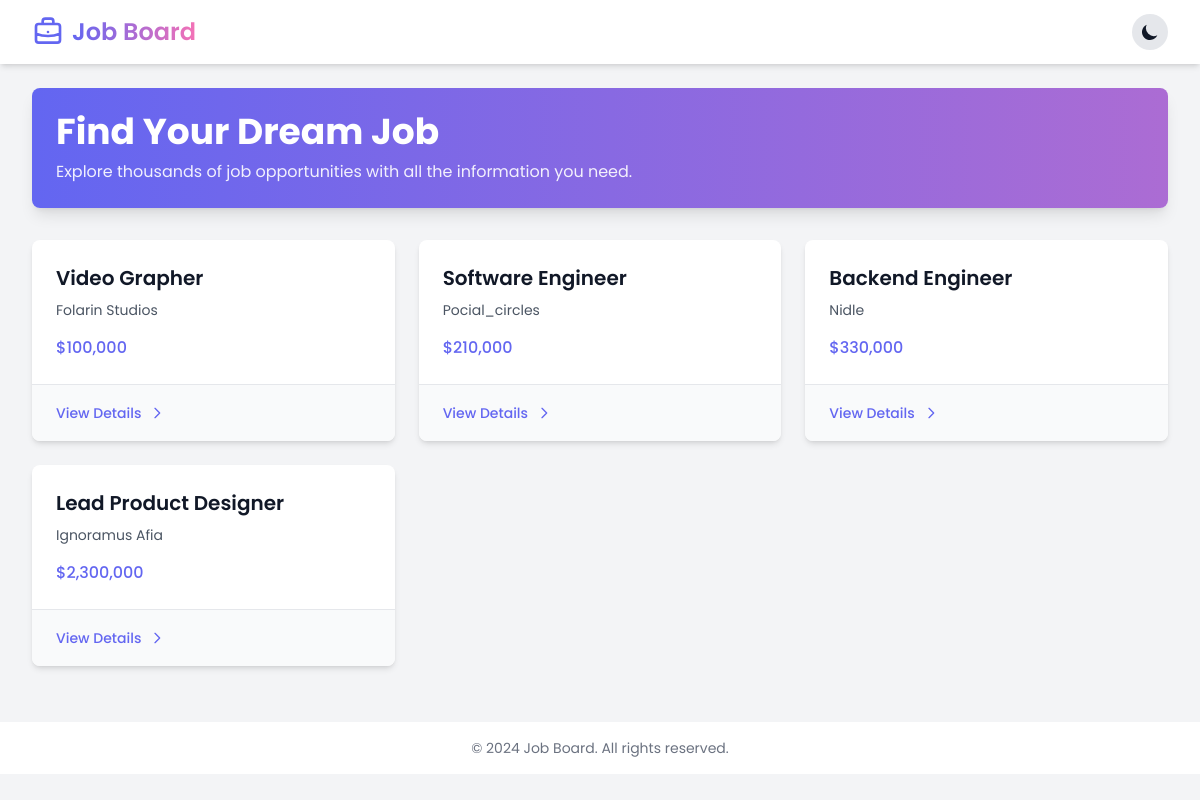
The page / on the database its author committed.
### job_board/models.py (models this page shows, shortened)
class JobPosting(models.Model):
    title = models.CharField(max_length=100)
    description = models.TextField()
    company = models.CharField(max_length=100)
    salary = models.IntegerField()
    is_active = models.BooleanField(default=False)

### job_board/views.py (the view)
# urls.py: path('', index, name='home'),
def index(request):
    active_postings= JobPosting.objects.filter(is_active=True)
    context = {
        'job_postings': active_postings
    }
    return render(request, 'job_board/index.html', context)

### job_board/templates/job_board/index.html (shortened to what this page needs)
{% extends 'job_board/_base.html' %}
{% load humanize %}
{% block content %}
    <div class="grid grid-cols-1 sm:grid-cols-2 lg:grid-cols-3 gap-6 px-4 sm:px-0">
        {% for posting in job_postings %}
            <a href="{% url 'job-detail' posting.id %}" class="group">
                <div class="bg-white dark:bg-gray-800 rounded-lg shadow-md hover:shadow-lg transition-shadow duration-300 overflow-hidden">
                    <div class="p-6">
                        <h3 class="text-xl font-semibold text-gray-900 dark:text-white group-hover:text-primary-light dark:group-hover:text-primary-dark transition-colors duration-300">{{ posting.title|title }}</h3>
                        <p class="mt-2 text-sm text-gray-600 dark:text-gray-400">{{ posting.company }}</p>
                        <div class="mt-4 flex items-center justify-between">
                            <span class="text-primary-light dark:text-primary-dark font-medium">${{ posting.salary|intcomma }}</span>
                        </div>
                    </div>
                    <div class="px-6 py-4 bg-gray-50 dark:bg-gray-700 border-t border-gray-200 dark:border-gray-600">
                        <span class="inline-flex items-center text-sm font-medium text-primary-light dark:text-primary-dark group-hover:underline">
                            View Details
                            <svg class="ml-2 w-4 h-4 transition-transform duration-300 group-hover:translate-x-1" fill="none" stroke="currentColor" viewBox="0 0 24 24" xmlns="http://www.w3.org/2000/svg"><path stroke-linecap="round" stroke-linejoin="round" stroke-width="2" d="M9 5l7 7-7 7"></path></svg>
                        </span>
                    </div>
                </div>
            </a>
        {% endfor %}
    </div>
{% endblock content %}

### job_board/templates/job_board/_base.html (shortened to what this page needs)
<!DOCTYPE html>
<html lang="en" class="light">
<head>
    <script src="https://cdn.tailwindcss.com"></script>
</head>
<body class="bg-gray-100 dark:bg-gray-900 text-gray-900 dark:text-white transition-colors duration-300 font-sans">
    <nav class="bg-white dark:bg-gray-800 shadow-md">
        <div class="max-w-7xl mx-auto px-4 sm:px-6 lg:px-8">
            <div class="flex justify-between items-center h-16">
                <h1 class="text-2xl font-semibold">
                    <a href="{% url 'home' %}" class="flex items-center group">
                        <span class="bg-clip-text text-transparent bg-gradient-to-r from-primary-light to-secondary-light dark:from-primary-dark dark:to-secondary-dark">Job Board</span>
                    </a>
                </h1>
                <button id="theme-toggle" class="p-2 rounded-full bg-gray-200 dark:bg-gray-700 focus:outline-none focus:ring-2 focus:ring-offset-2 focus:ring-offset-gray-100 focus:ring-primary-light dark:focus:ring-primary-dark transition-all duration-300 hover:scale-110">
                    <svg id="theme-toggle-dark-icon" class="w-5 h-5" fill="currentColor" viewBox="0 0 20 20" xmlns="http://www.w3.org/2000/svg"><path d="M17.293 13.293A8 8 0 016.707 2.707a8.001 8.001 0 1010.586 10.586z"></path></svg>
                </button>
            </div>
        </div>
    </nav>
    <main class="max-w-7xl mx-auto py-6 sm:px-6 lg:px-8">
        <div class="bg-gradient-to-r from-primary-light to-secondary-light dark:from-primary-dark dark:to-secondary-dark animate-gradient p-6 rounded-lg shadow-lg mb-8">
            <h2 class="text-2xl sm:text-3xl md:text-4xl font-bold text-white mb-2 break-words">Find Your Dream Job</h2>
            <p class="text-white text-opacity-90 text-sm sm:text-base">Explore thousands of job opportunities with all the information you need.</p>
        </div>
        {% block content %}
        {% endblock content %}
    </main>
    <footer class="bg-white dark:bg-gray-800 mt-8">
        <div class="max-w-7xl mx-auto py-4 px-4 sm:px-6 lg:px-8">
            <p class="text-center text-gray-500 dark:text-gray-400 text-sm">
                &copy; 2024 Job Board. All rights reserved.
            </p>
        </div>
    </footer>
</body>
</html>

### job_board/templates/job_board/_base.html (style rules this page uses)
.animate-gradient { background-size: 200% 200%; animation: gradient 15s ease infinite; }

### rows shown on the page
JobPosting: title "Video Grapher", company "Folarin Studios", salary "100,000"
JobPosting: title "Software Engineer", company "Pocial_circles", salary "210,000"
JobPosting: title "Backend Engineer", company "Nidle", salary "330,000"
JobPosting: title "Lead Product Designer", company "Ignoramus Afia", salary "2,300,000"
